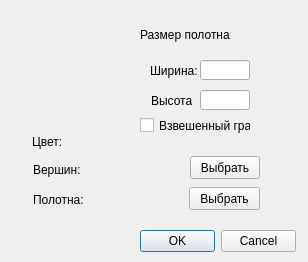
<?xml version="1.0" encoding="UTF-8"?>
<ui version="4.0">
 <class>SettingsDialog</class>
 <widget class="QDialog" name="SettingsDialog">
  <property name="geometry">
   <rect>
    <x>0</x>
    <y>0</y>
    <width>308</width>
    <height>262</height>
   </rect>
  </property>
  <property name="windowTitle">
   <string>Canvas settings</string>
  </property>
  <property name="windowIcon">
   <iconset resource="icons.qrc">
    <normaloff>:/images/settings.png</normaloff>:/images/settings.png</iconset>
  </property>
  <property name="toolTip">
   <string/>
  </property>
  <widget class="QCheckBox" name="wArc">
   <property name="geometry">
    <rect>
     <x>140</x>
     <y>110</y>
     <width>111</width>
     <height>31</height>
    </rect>
   </property>
   <property name="text">
    <string>Взвешенный граф</string>
   </property>
  </widget>
  <widget class="QPushButton" name="nodeColor">
   <property name="geometry">
    <rect>
     <x>190</x>
     <y>156</y>
     <width>70</width>
     <height>23</height>
    </rect>
   </property>
   <property name="focusPolicy">
    <enum>Qt::NoFocus</enum>
   </property>
   <property name="text">
    <string>Выбрать</string>
   </property>
  </widget>
  <widget class="QPushButton" name="BgColor">
   <property name="geometry">
    <rect>
     <x>189</x>
     <y>187</y>
     <width>71</width>
     <height>23</height>
    </rect>
   </property>
   <property name="text">
    <string>Выбрать</string>
   </property>
  </widget>
  <widget class="QLabel" name="Vertexes">
   <property name="geometry">
    <rect>
     <x>33</x>
     <y>159</y>
     <width>51</width>
     <height>21</height>
    </rect>
   </property>
   <property name="text">
    <string>Вершин:</string>
   </property>
  </widget>
  <widget class="QLabel" name="label_2">
   <property name="geometry">
    <rect>
     <x>150</x>
     <y>60</y>
     <width>51</width>
     <height>21</height>
    </rect>
   </property>
   <property name="text">
    <string>Ширина:</string>
   </property>
  </widget>
  <widget class="QLabel" name="Canv">
   <property name="geometry">
    <rect>
     <x>33</x>
     <y>189</y>
     <width>71</width>
     <height>21</height>
    </rect>
   </property>
   <property name="text">
    <string>Полотна:</string>
   </property>
  </widget>
  <widget class="QLabel" name="label_4">
   <property name="geometry">
    <rect>
     <x>151</x>
     <y>90</y>
     <width>41</width>
     <height>21</height>
    </rect>
   </property>
   <property name="text">
    <string>Высота:</string>
   </property>
  </widget>
  <widget class="QLineEdit" name="wCanvas">
   <property name="geometry">
    <rect>
     <x>200</x>
     <y>60</y>
     <width>50</width>
     <height>20</height>
    </rect>
   </property>
  </widget>
  <widget class="QLineEdit" name="hCanvas">
   <property name="geometry">
    <rect>
     <x>200</x>
     <y>90</y>
     <width>50</width>
     <height>20</height>
    </rect>
   </property>
  </widget>
  <widget class="QLabel" name="label_5">
   <property name="enabled">
    <bool>false</bool>
   </property>
   <property name="geometry">
    <rect>
     <x>20</x>
     <y>20</y>
     <width>111</width>
     <height>101</height>
    </rect>
   </property>
   <property name="sizePolicy">
    <sizepolicy hsizetype="Minimum" vsizetype="Minimum">
     <horstretch>0</horstretch>
     <verstretch>0</verstretch>
    </sizepolicy>
   </property>
   <property name="contextMenuPolicy">
    <enum>Qt::NoContextMenu</enum>
   </property>
   <property name="autoFillBackground">
    <bool>false</bool>
   </property>
   <property name="styleSheet">
    <string notr="true">image: url(:/images/settings.png);</string>
   </property>
   <property name="lineWidth">
    <number>0</number>
   </property>
   <property name="text">
    <string/>
   </property>
  </widget>
  <widget class="QLabel" name="label_6">
   <property name="geometry">
    <rect>
     <x>140</x>
     <y>20</y>
     <width>91</width>
     <height>30</height>
    </rect>
   </property>
   <property name="text">
    <string>Размер полотна:</string>
   </property>
  </widget>
  <widget class="QLabel" name="label_7">
   <property name="geometry">
    <rect>
     <x>32</x>
     <y>127</y>
     <width>40</width>
     <height>30</height>
    </rect>
   </property>
   <property name="text">
    <string>Цвет:</string>
   </property>
  </widget>
  <widget class="QLabel" name="label">
   <property name="enabled">
    <bool>true</bool>
   </property>
   <property name="geometry">
    <rect>
     <x>92</x>
     <y>160</y>
     <width>90</width>
     <height>18</height>
    </rect>
   </property>
   <property name="text">
    <string/>
   </property>
  </widget>
  <widget class="QLabel" name="label_3">
   <property name="enabled">
    <bool>true</bool>
   </property>
   <property name="geometry">
    <rect>
     <x>92</x>
     <y>190</y>
     <width>90</width>
     <height>18</height>
    </rect>
   </property>
   <property name="text">
    <string/>
   </property>
  </widget>
  <widget class="QDialogButtonBox" name="buttonBox">
   <property name="geometry">
    <rect>
     <x>140</x>
     <y>230</y>
     <width>156</width>
     <height>23</height>
    </rect>
   </property>
   <property name="standardButtons">
    <set>QDialogButtonBox::Cancel|QDialogButtonBox::Ok</set>
   </property>
  </widget>
 </widget>
 <resources>
  <include location="icons.qrc"/>
 </resources>
 <connections/>
</ui>
